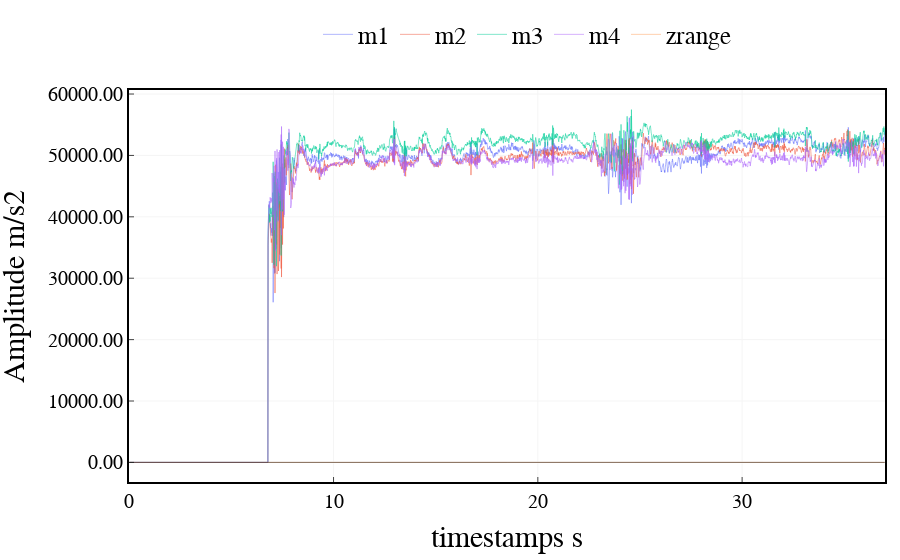

Notebook cell for this chart:
### Code cell
# 画图：4个motor+高度计
import scipy.signal as signal_p

# Define filter parameters
fs = 100  # Sampling frequency
fc = 4  # Cutoff frequency
order = 6  # Filter order



# Create low-pass Butterworth filter
b, a = signal_p.butter(order, fc / (fs / 2), btype='low')

# Apply filter to signal data
signalf = signal_p.filtfilt(b, a, imu_data[:,:6], axis=0)
timestamp = imu_data[:,-2]
fig = go.Figure()
fig.add_trace(go.Scatter(x=timestamp, y=imu_data[:,3],
                    mode='lines',
                    line=dict(width=0.5),
                    name='m1'))
fig.add_trace(go.Scatter(x=timestamp, y=imu_data[:,4],
                    mode='lines',
                    line=dict(width=0.5),
                    name='m2'))
fig.add_trace(go.Scatter(x=timestamp, y=imu_data[:,5],
                    mode='lines',
                    line=dict(width=0.5),
                    name='m3'))
fig.add_trace(go.Scatter(x=timestamp, y=imu_data[:,6],
                    mode='lines',
                    line=dict(width=0.5),
                    name='m4'))
fig.add_trace(go.Scatter(x=timestamp, y=imu_data[:,8]/1000,
                    mode='lines',
                    line=dict(width=0.5),
                    name='zrange'))


# # Add a rectangle to the plot
# fig.add_shape(type='rect',
#               x0=0,
#               y0=-2,
#               x1=10,
#               y1=2,
#               line=dict(color='blue', width=0.5),
#             #   fillcolor='lightblue',
#               opacity=0.5)

fig.add_shape(type='line',
                x0=0,
                y0=0,
                x1=timestamp[-1].astype(float),
                y1=0,
                line=dict(color='black', width=0.5),
            #   fillcolor='lightblue',
                opacity=1)

    
    


fig.update_layout(xaxis_title='timestamps s',
                        yaxis_title='Amplitude m/s2',
                        font=dict(size=25, family='Arial', color='rgb(0, 0, 0)'),
                        margin={'l': 15, 'r': 15, 't': 15, 'b': 15},
                        # width=1000, height=400,
                        legend=dict(
                            yanchor="top",
                            y=1.2,
                            xanchor="left",
                            x = 0.25,
                            font=dict(
                                family='Arial',
                                size=25,
                                color='rgb(0, 0, 0)',
                            ),
                            orientation="h",
                            # bordercolor="Black",
                            # borderwidth=1
                        ),
                        plot_bgcolor='rgb(255,255,255)',
                        xaxis=dict(
                            showline=True,
                            linecolor='rgb(0, 0, 0)',
                            linewidth=2,
                            ticks='inside',
                            tickfont=dict(
                                family='Arial',
                                size=20,
                                color='rgb(0, 0, 0)',
                            ),
                            tick0 = 150,
                            dtick = 10,
                            gridcolor='rgb(245, 245, 245)',
                            mirror=True
                        ),
                        yaxis=dict(
                            # range = [0, 1],
                            showline=True,
                            linecolor='rgb(0, 0, 0)',
                            linewidth=2,
                            ticks='inside',
                            tickfont=dict(
                                family='Arial',
                                size=20,
                                color='rgb(0, 0, 0)',
                            ),
                            tickformat='.2f',   # y轴刻度分辨率
                            gridcolor='rgb(245, 245, 245)',
                            mirror=True
                        ),
        )

fig.show()

### Figure 1 — Plotly figure (JSON) as saved in the notebook; plotly's stock layout.template omitted (floating-point values rounded to 4 significant figures; data arrays with more than 128 entries replaced by an {"elided": "..."} marker saying what was removed)
{"data": [{"line": {"width": 0.5}, "mode": "lines", "name": "m1", "type": "scatter", "x": {"elided": "3700 float values"}, "y": {"elided": "3700 int values"}}, {"line": {"width": 0.5}, "mode": "lines", "name": "m2", "type": "scatter", "x": {"elided": "3700 float values"}, "y": {"elided": "3700 int values"}}, {"line": {"width": 0.5}, "mode": "lines", "name": "m3", "type": "scatter", "x": {"elided": "3700 float values"}, "y": {"elided": "3700 int values"}}, {"line": {"width": 0.5}, "mode": "lines", "name": "m4", "type": "scatter", "x": {"elided": "3700 float values"}, "y": {"elided": "3700 int values"}}, {"line": {"width": 0.5}, "mode": "lines", "name": "zrange", "type": "scatter", "x": {"elided": "3700 float values"}, "y": {"elided": "3700 float values"}}], "layout": {"font": {"color": "rgb(0, 0, 0)", "family": "Arial", "size": 25}, "legend": {"font": {"color": "rgb(0, 0, 0)", "family": "Arial", "size": 25}, "orientation": "h", "x": 0.25, "xanchor": "left", "y": 1.2, "yanchor": "top"}, "margin": {"b": 15, "l": 15, "r": 15, "t": 15}, "plot_bgcolor": "rgb(255,255,255)", "shapes": [{"line": {"color": "black", "width": 0.5}, "opacity": 1, "type": "line", "x0": 0, "x1": 36.98, "y0": 0, "y1": 0}], "xaxis": {"dtick": 10, "gridcolor": "rgb(245, 245, 245)", "linecolor": "rgb(0, 0, 0)", "linewidth": 2, "mirror": true, "showline": true, "tick0": 150, "tickfont": {"color": "rgb(0, 0, 0)", "family": "Arial", "size": 20}, "ticks": "inside", "title": {"text": "timestamps s"}}, "yaxis": {"gridcolor": "rgb(245, 245, 245)", "linecolor": "rgb(0, 0, 0)", "linewidth": 2, "mirror": true, "showline": true, "tickfont": {"color": "rgb(0, 0, 0)", "family": "Arial", "size": 20}, "tickformat": ".2f", "ticks": "inside", "title": {"text": "Amplitude m/s2"}}}}
